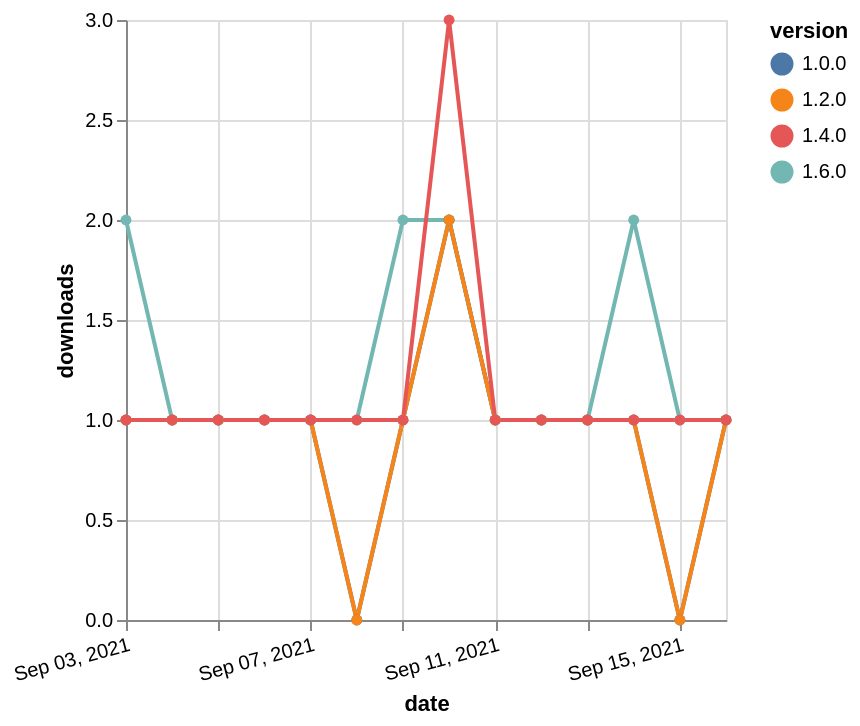

Here is the Vega-Lite specification saved for this chart:
### Vega-Lite specification from a JSON file in a GitHub repository (floating-point values rounded to 4 significant figures)
{"$schema": "https://vega.github.io/schema/vega-lite/v5.json", "description": "A simple bar chart with embedded data.", "data": {"values": [{"date": "2021-09-03", "total": 115, "delta": 2, "version": "1.6.0"}, {"date": "2021-09-04", "total": 116, "delta": 1, "version": "1.6.0"}, {"date": "2021-09-05", "total": 117, "delta": 1, "version": "1.6.0"}, {"date": "2021-09-06", "total": 118, "delta": 1, "version": "1.6.0"}, {"date": "2021-09-07", "total": 119, "delta": 1, "version": "1.6.0"}, {"date": "2021-09-08", "total": 120, "delta": 1, "version": "1.6.0"}, {"date": "2021-09-09", "total": 122, "delta": 2, "version": "1.6.0"}, {"date": "2021-09-10", "total": 124, "delta": 2, "version": "1.6.0"}, {"date": "2021-09-11", "total": 125, "delta": 1, "version": "1.6.0"}, {"date": "2021-09-12", "total": 126, "delta": 1, "version": "1.6.0"}, {"date": "2021-09-13", "total": 127, "delta": 1, "version": "1.6.0"}, {"date": "2021-09-14", "total": 129, "delta": 2, "version": "1.6.0"}, {"date": "2021-09-15", "total": 130, "delta": 1, "version": "1.6.0"}, {"date": "2021-09-16", "total": 131, "delta": 1, "version": "1.6.0"}, {"date": "2021-09-03", "total": 173, "delta": 1, "version": "1.0.0"}, {"date": "2021-09-04", "total": 174, "delta": 1, "version": "1.0.0"}, {"date": "2021-09-05", "total": 175, "delta": 1, "version": "1.0.0"}, {"date": "2021-09-06", "total": 176, "delta": 1, "version": "1.0.0"}, {"date": "2021-09-07", "total": 177, "delta": 1, "version": "1.0.0"}, {"date": "2021-09-08", "total": 177, "delta": 0, "version": "1.0.0"}, {"date": "2021-09-09", "total": 178, "delta": 1, "version": "1.0.0"}, {"date": "2021-09-10", "total": 180, "delta": 2, "version": "1.0.0"}, {"date": "2021-09-11", "total": 181, "delta": 1, "version": "1.0.0"}, {"date": "2021-09-12", "total": 182, "delta": 1, "version": "1.0.0"}, {"date": "2021-09-13", "total": 183, "delta": 1, "version": "1.0.0"}, {"date": "2021-09-14", "total": 184, "delta": 1, "version": "1.0.0"}, {"date": "2021-09-15", "total": 184, "delta": 0, "version": "1.0.0"}, {"date": "2021-09-16", "total": 185, "delta": 1, "version": "1.0.0"}, {"date": "2021-09-03", "total": 158, "delta": 1, "version": "1.2.0"}, {"date": "2021-09-04", "total": 159, "delta": 1, "version": "1.2.0"}, {"date": "2021-09-05", "total": 160, "delta": 1, "version": "1.2.0"}, {"date": "2021-09-06", "total": 161, "delta": 1, "version": "1.2.0"}, {"date": "2021-09-07", "total": 162, "delta": 1, "version": "1.2.0"}, {"date": "2021-09-08", "total": 162, "delta": 0, "version": "1.2.0"}, {"date": "2021-09-09", "total": 163, "delta": 1, "version": "1.2.0"}, {"date": "2021-09-10", "total": 165, "delta": 2, "version": "1.2.0"}, {"date": "2021-09-11", "total": 166, "delta": 1, "version": "1.2.0"}, {"date": "2021-09-12", "total": 167, "delta": 1, "version": "1.2.0"}, {"date": "2021-09-13", "total": 168, "delta": 1, "version": "1.2.0"}, {"date": "2021-09-14", "total": 169, "delta": 1, "version": "1.2.0"}, {"date": "2021-09-15", "total": 169, "delta": 0, "version": "1.2.0"}, {"date": "2021-09-16", "total": 170, "delta": 1, "version": "1.2.0"}, {"date": "2021-09-03", "total": 174, "delta": 1, "version": "1.4.0"}, {"date": "2021-09-04", "total": 175, "delta": 1, "version": "1.4.0"}, {"date": "2021-09-05", "total": 176, "delta": 1, "version": "1.4.0"}, {"date": "2021-09-06", "total": 177, "delta": 1, "version": "1.4.0"}, {"date": "2021-09-07", "total": 178, "delta": 1, "version": "1.4.0"}, {"date": "2021-09-08", "total": 179, "delta": 1, "version": "1.4.0"}, {"date": "2021-09-09", "total": 180, "delta": 1, "version": "1.4.0"}, {"date": "2021-09-10", "total": 183, "delta": 3, "version": "1.4.0"}, {"date": "2021-09-11", "total": 184, "delta": 1, "version": "1.4.0"}, {"date": "2021-09-12", "total": 185, "delta": 1, "version": "1.4.0"}, {"date": "2021-09-13", "total": 186, "delta": 1, "version": "1.4.0"}, {"date": "2021-09-14", "total": 187, "delta": 1, "version": "1.4.0"}, {"date": "2021-09-15", "total": 188, "delta": 1, "version": "1.4.0"}, {"date": "2021-09-16", "total": 189, "delta": 1, "version": "1.4.0"}]}, "width": "container", "mark": {"type": "line", "point": {"filled": true}}, "encoding": {"x": {"field": "date", "type": "temporal", "timeUnit": "yearmonthdate", "title": "date", "axis": {"labelAngle": -15}}, "y": {"field": "delta", "type": "quantitative", "title": "downloads"}, "color": {"field": "version", "type": "nominal"}, "tooltip": {"field": "delta"}}}
